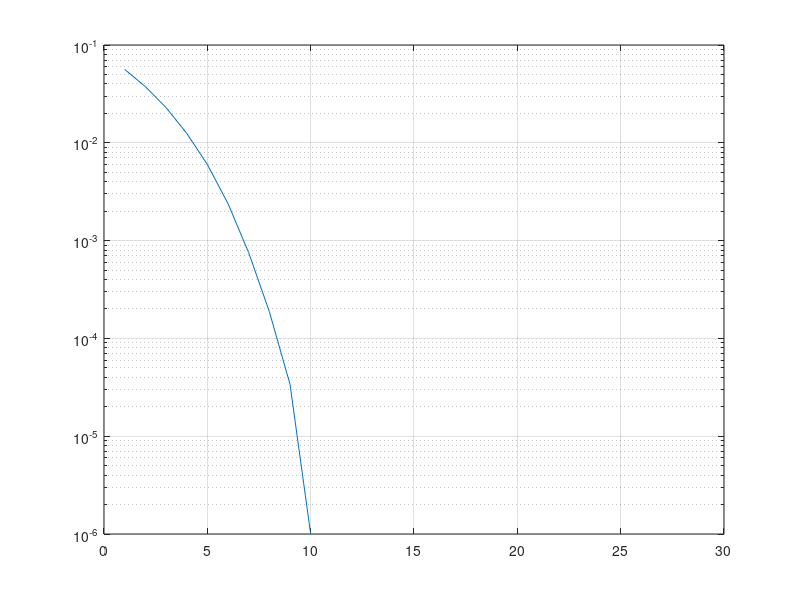

Reproduce this figure in MATLAB.
% Programa general del sistema UWB-OFDM-SAR%
clc;
clear all;
close all;
%======================== Inicio de variables ============================%
numBits= 100000;                                  % 100 mil bits
SNR=[1:30];
for k=1:20
    for i=1:length(SNR)
        %i
        x= randi([0,1],numBits,1);                        % Genero el vector columna de 100 mil b
        bpsk_signal = pskmod(x,2);                        % Modulacion bpsk
        bpsk_awgn=awgn(bpsk_signal,SNR(i),'measured');
        bpsk_r=pskdemod(bpsk_awgn,2);
        isErr=x~=bpsk_r;
        BER(i,k)= nnz(isErr)/numBits;
    end
end
Ber_promedio=mean(BER,2);
figure;
title("Rendimiento en canal awgn")
xlabel("SNR[dB]")
ylabel("Bit Error Rate")
semilogy (SNR, Ber_promedio)
grid on